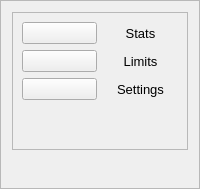
        <widget class="QFrame" name="left_menu_fr">
         <property name="maximumSize">
          <size>
           <width>200</width>
           <height>16777215</height>
          </size>
         </property>
         <property name="styleSheet">
          <string notr="true"/>
         </property>
         <property name="frameShape">
          <enum>QFrame::StyledPanel</enum>
         </property>
         <property name="frameShadow">
          <enum>QFrame::Raised</enum>
         </property>
         <layout class="QVBoxLayout" name="verticalLayout_17">
          <item>
           <widget class="QFrame" name="menu_fr">
            <property name="styleSheet">
             <string notr="true">/* background-color: rgba(220, 220, 220, 231); */</string>
            </property>
            <property name="frameShape">
             <enum>QFrame::StyledPanel</enum>
            </property>
            <property name="frameShadow">
             <enum>QFrame::Raised</enum>
            </property>
            <layout class="QGridLayout" name="gridLayout">
             <item row="3" column="1">
              <spacer name="verticalSpacer_2">
               <property name="orientation">
                <enum>Qt::Vertical</enum>
               </property>
               <property name="sizeHint" stdset="0">
                <size>
                 <width>20</width>
                 <height>40</height>
                </size>
               </property>
              </spacer>
             </item>
             <item row="1" column="0">
              <widget class="QPushButton" name="lock_btn">
               <property name="styleSheet">
                <string notr="true">:hover {
	color: rgb(246, 238, 255);
	background-color: rgb(48, 158, 255);
}

:pressed {
	background-color: rgb(146, 188, 255);
}</string>
               </property>
               <property name="text">
                <string/>
               </property>
               <property name="icon">
                <iconset resource="icons.qrc">
                 <normaloff>:/icons/icons/key.svg</normaloff>:/icons/icons/key.svg</iconset>
               </property>
               <property name="iconSize">
                <size>
                 <width>32</width>
                 <height>32</height>
                </size>
               </property>
              </widget>
             </item>
             <item row="2" column="0">
              <widget class="QPushButton" name="settings_btn">
               <property name="styleSheet">
                <string notr="true">:hover {
	color: rgb(246, 238, 255);
	background-color: rgb(48, 158, 255);
}

:pressed {
	background-color: rgb(146, 188, 255);
}</string>
               </property>
               <property name="text">
                <string/>
               </property>
               <property name="icon">
                <iconset resource="icons.qrc">
                 <normaloff>:/icons/icons/settings.svg</normaloff>:/icons/icons/settings.svg</iconset>
               </property>
               <property name="iconSize">
                <size>
                 <width>32</width>
                 <height>32</height>
                </size>
               </property>
              </widget>
             </item>
             <item row="2" column="1">
              <widget class="QLabel" name="settings_lbl">
               <property name="font">
                <font>
                 <pointsize>10</pointsize>
                </font>
               </property>
               <property name="text">
                <string>Settings</string>
               </property>
               <property name="alignment">
                <set>Qt::AlignCenter</set>
               </property>
               <property name="margin">
                <number>5</number>
               </property>
              </widget>
             </item>
             <item row="0" column="1">
              <widget class="QLabel" name="stats_lbl">
               <property name="font">
                <font>
                 <pointsize>10</pointsize>
                </font>
               </property>
               <property name="text">
                <string>Stats</string>
               </property>
               <property name="alignment">
                <set>Qt::AlignCenter</set>
               </property>
               <property name="margin">
                <number>5</number>
               </property>
              </widget>
             </item>
             <item row="0" column="0">
              <widget class="QPushButton" name="stats_btn">
               <property name="styleSheet">
                <string notr="true">:hover {
	color: rgb(246, 238, 255);
	background-color: rgb(48, 158, 255);
}

:pressed {
	background-color: rgb(146, 188, 255);
}</string>
               </property>
               <property name="text">
                <string/>
               </property>
               <property name="icon">
                <iconset resource="icons.qrc">
                 <normaloff>:/icons/icons/bar-chart-2.svg</normaloff>:/icons/icons/bar-chart-2.svg</iconset>
               </property>
               <property name="iconSize">
                <size>
                 <width>32</width>
                 <height>32</height>
                </size>
               </property>
              </widget>
             </item>
             <item row="1" column="1">
              <widget class="QLabel" name="lock_lbl">
               <property name="font">
                <font>
                 <pointsize>10</pointsize>
                </font>
               </property>
               <property name="text">
                <string>Limits</string>
               </property>
               <property name="alignment">
                <set>Qt::AlignCenter</set>
               </property>
               <property name="margin">
                <number>5</number>
               </property>
              </widget>
             </item>
            </layout>
           </widget>
          </item>
          <item>
           <spacer name="verticalSpacer_3">
            <property name="orientation">
             <enum>Qt::Vertical</enum>
            </property>
            <property name="sizeType">
             <enum>QSizePolicy::Maximum</enum>
            </property>
            <property name="sizeHint" stdset="0">
             <size>
              <width>0</width>
              <height>27</height>
             </size>
            </property>
           </spacer>
          </item>
         </layout>
        </widget>
